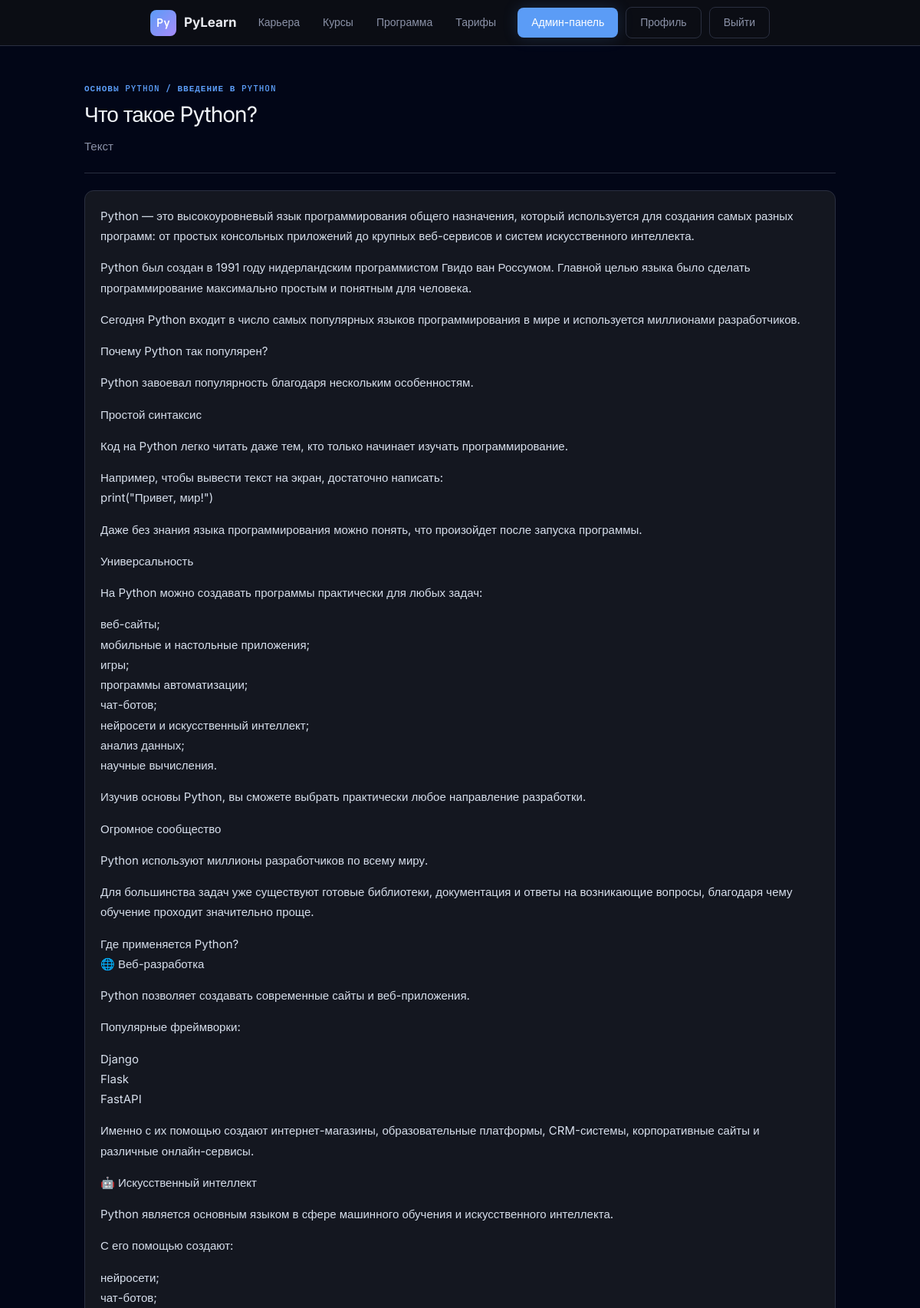
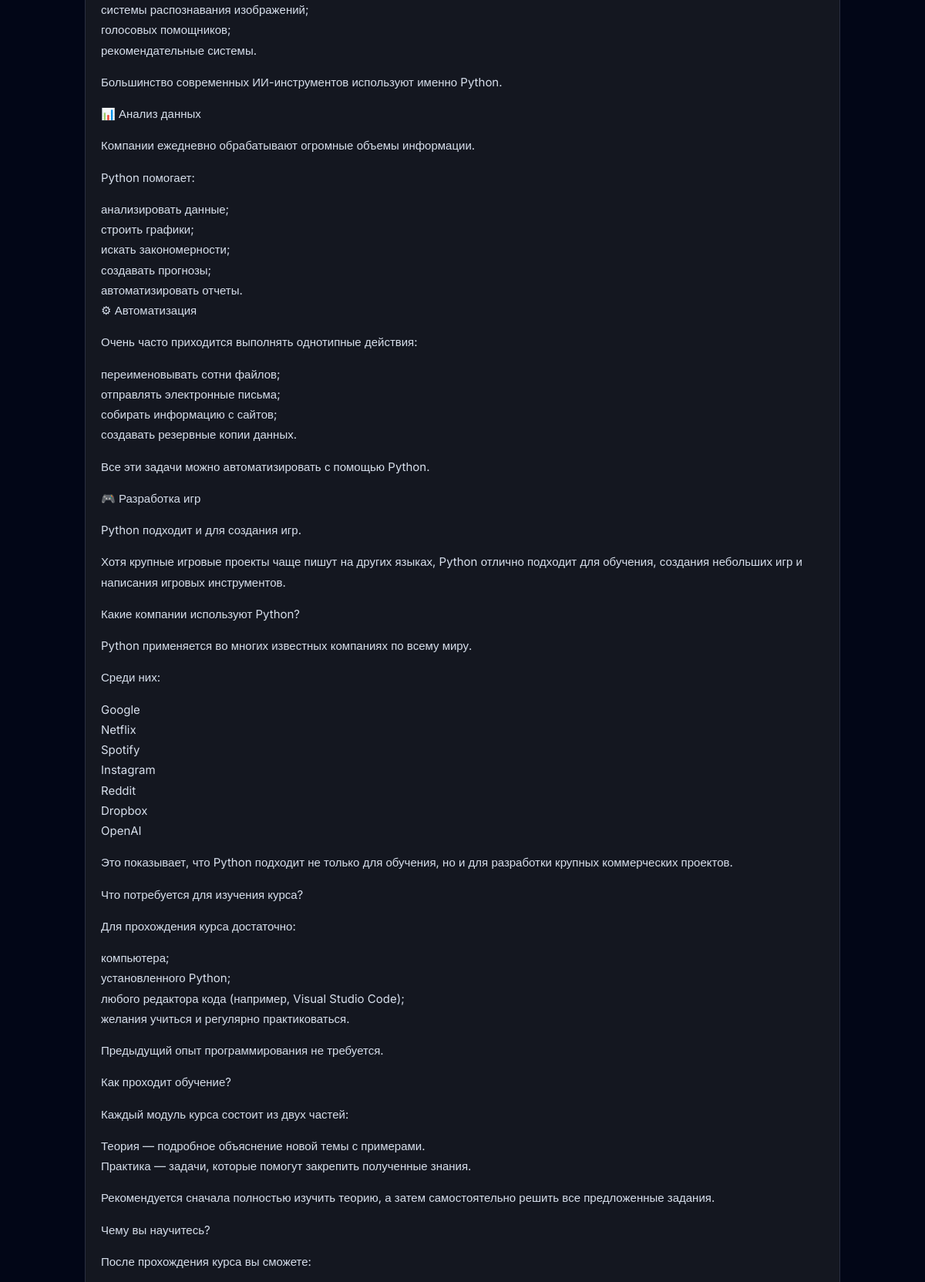
Page /students/lesson/30/ (signed in, upper part) on the committed database (2 pictures, top to bottom).
### courses/models.py (models this page shows, shortened)
class Course(models.Model):
    title = models.CharField(max_length=200)
    description = models.TextField(blank=True)
    slug = models.SlugField(unique=True)

class Module(models.Model):
    course = models.ForeignKey(Course, related_name='modules', on_delete=models.CASCADE)
    title = models.CharField(max_length=200)
    order = models.PositiveIntegerField()
    class Meta:
        ordering = ['order']

class Lesson(models.Model):
    module = models.ForeignKey(Module, related_name='lessons', on_delete=models.CASCADE)
    title = models.CharField(max_length=200, verbose_name='Название')
    lesson_type = models.CharField(
        max_length=20,
        choices=(('text','Текст'),('video','Видео'),('task','Задача')),
        verbose_name='Тип урока',
        default='text'
    )
    content = models.TextField(blank=True, verbose_name='Описание задачи')  # описание задачи
    order = models.PositiveIntegerField(default=0, verbose_name='Порядок выполнения')
    input_description = models.TextField(blank=True, verbose_name='Входные данные')
    output_description = models.TextField(blank=True, verbose_name='Выходные данные')
    code_template = models.TextField(blank=True, verbose_name="Шаблон кода")
    video_url = models.URLField(blank=True, null=True)

### students/views.py (the view, shortened to what this page needs)
# urls.py: path('lesson/<int:lesson_id>/', lesson_detail, name='lesson_detail'),
@login_required
def lesson_detail(request, lesson_id):
    import io, sys
    from django.contrib import messages
    lesson = get_object_or_404(Lesson, id=lesson_id)
    module = lesson.module
    course = module.course
    storage = messages.get_messages(request)
    for _ in storage:
        pass
    previous_modules = course.modules.filter(order__lt=module.order)
    if module.lessons.filter(order__lt=lesson.order).exclude(
        students_lesson_progress__user=request.user,
        students_lesson_progress__is_completed=True
    ).exists():
        messages.error(request, "Сначала пройдите предыдущие уроки этого модуля")
        return redirect('students:course_detail', slug=course.slug)
    progress, _ = LessonProgress.objects.get_or_create(
        user=request.user,
        lesson=lesson
    )
    result = None
    feedback = []
    user_code = ""
    if lesson.lesson_type == 'text' and not progress.is_completed:
        progress.is_completed = True
        progress.save()
        messages.success(request, "Урок отмечен как пройденный")
    elif lesson.lesson_type == 'video' and request.method == 'POST':
        progress.is_completed = True
        progress.save()
        messages.success(request, "Видео отмечено как пройденное")
    next_lesson = None
    if progress.is_completed:
        next_lesson = module.lessons.filter(order__gt=lesson.order).first()
        if not next_lesson:
            next_module = course.modules.filter(order__gt=module.order).first()
            if next_module:
                next_lesson = next_module.lessons.order_by('order').first()
    return render(request, 'students/lesson_detail.html', {
        "lesson": lesson,
        "course": course,
        "module": module,
        "progress": progress,
        "result": result,
        "feedback": feedback,
        "next_lesson": next_lesson,
        "user_code": user_code or lesson.code_template,
    })

### students/templates/students/lesson_detail.html (shortened to what this page needs)
{% extends "base.html" %}{% load static %}{% block title %}{{ lesson.title }}{% endblock %}{% block link %}<link rel="stylesheet" href="{% static 'css/learning.css' %}">{% endblock %}{% block content %}
<div class="learning"><header class="learning-header"><div><p class="learning-kicker">{{ course.title }} / {{ module.title }}</p><h1 class="learning-title">{{ lesson.title }}</h1><p class="learning-lead">{{ lesson.get_lesson_type_display }}</p></div></header>
{% if lesson.lesson_type == 'text' %}<section class="learning-panel lesson-content">{{ lesson.content|linebreaks }}</section>
{% endif %}
</div>{% endblock %}

### static/css/theme.css (style rules this page uses)
:root { --bg-base: #0d0f14; --bg-surface: #141720; --bg-card: #1a1e2b; --bg-hover: #212636; --border: #2a2f40; --border-light: #323848; --text-primary: #e8eaf0; --text-secondary:#8b92a8; --text-muted: #555d72; --accent: #5b9cf6; --accent-glow: rgba(91,156,246,.18); --accent-dim: rgba(91,156,246,.08); --green: #3dd68c; --green-dim: rgba(61,214,140,.1); --orange: #f5a524; --orange-dim: rgba(245,165,36,.1); --red: #f55; --radius: 10px; --radius-lg:16px; --font-mono: 'JetBrains Mono', monospace; --font-sans: 'Inter', sans-serif; }
*, *::before, *::after { box-sizing: border-box; margin: 0; padding: 0; }
html { scroll-behavior: smooth; }
body { background: var(--bg-base); color: var(--text-primary); font-family: var(--font-sans); font-size: 15px; line-height: 1.6; }

### students/static/css/learning.css (style rules this page uses)
.learning { max-width:980px; margin:0 auto; }
.learning-header { display:flex; justify-content:space-between; align-items:flex-end; gap:18px; padding:8px 0 22px; border-bottom:1px solid var(--border); margin-bottom:22px; }
.learning-kicker { color:var(--accent); font:600 11px var(--font-mono); letter-spacing:.09em; text-transform:uppercase; margin:0 0 5px; }
.learning-title { margin:0; font-size:28px; letter-spacing:-.035em; }
.learning-lead { color:var(--text-secondary); margin:7px 0 0; }
.course-card,.learning-panel,.module-row { background:var(--bg-surface); border:1px solid var(--border); border-radius:12px; }
.learning-panel { padding:20px; }
.lesson-content { color:#d7dfec; line-height:1.75; }
.lesson-content p { margin:0 0 1em; }

### rows in the picture
Course: title "ОСНОВЫ PYTHON"
Module: title "ВВЕДЕНИЕ В PYTHON"
Lesson: title "Что такое Python?", lesson_type "Текст", content "Python — это высокоуровневый язык программирования общего назначения, который используется для создания самых разных программ: от простых консольных приложений до крупных веб-сервисов и систем искусственного интеллекта. Python был создан в 1991 году нидерландским программистом Гвидо ван Россумом. Главной целью языка было сделать программирование максимально простым и понятным для человека. Сегодня Python входит в число самых популярных языков программирования в мире и используется миллионами разработчиков. Почему Python так популярен? Python завоевал популярность благодаря нескольким особенностям. Простой синтаксис Код на Python легко читать даже тем, кто только начинает изучать…"
